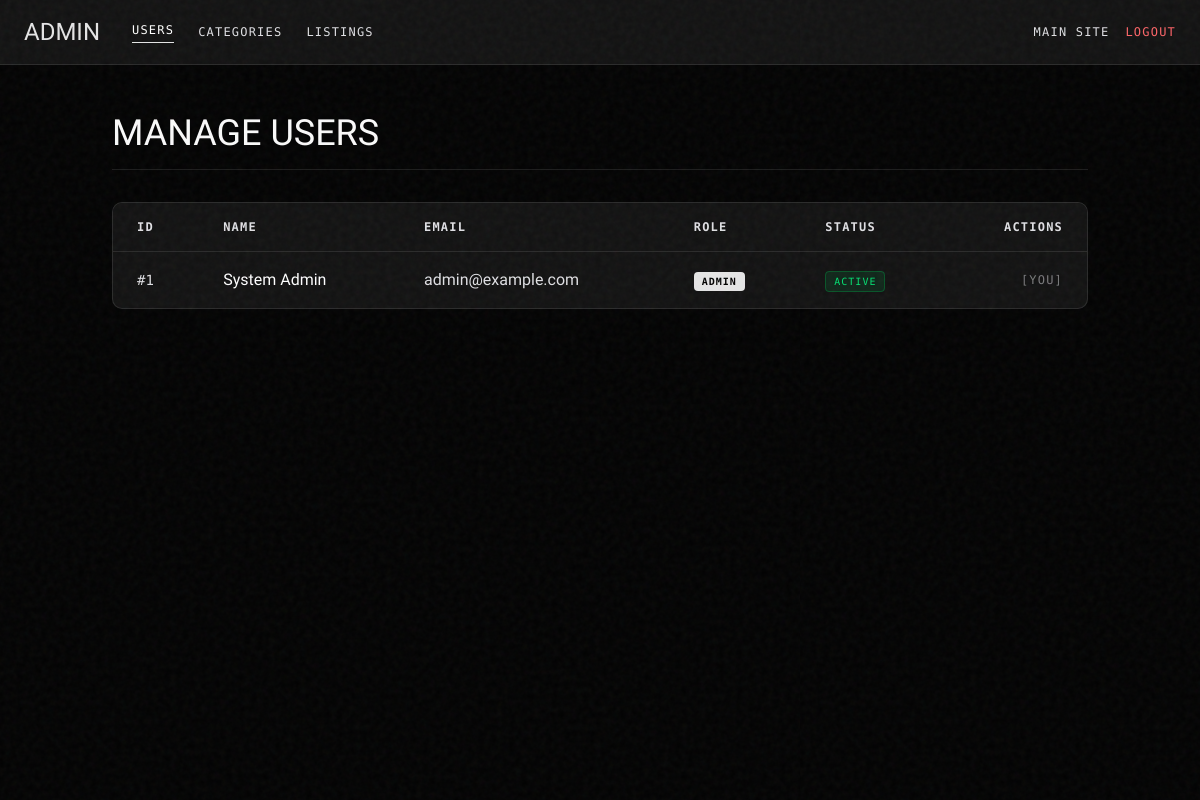
The page /admin/users.php (signed in) on the database its author committed.
### tables this page shows
CREATE TABLE IF NOT EXISTS users (
    id INT AUTO_INCREMENT PRIMARY KEY,
    name VARCHAR(100) NOT NULL,
    surname VARCHAR(100) NOT NULL,
    email VARCHAR(100) NOT NULL UNIQUE,
    password_hash VARCHAR(255) NOT NULL,
    phone VARCHAR(20),
    profile_picture VARCHAR(255),
    role ENUM('buyer', 'seller', 'admin') DEFAULT 'buyer',
    status ENUM('active', 'banned') DEFAULT 'active',
    created_at TIMESTAMP DEFAULT CURRENT_TIMESTAMP
);

### admin/users.php (the view, shortened to what this page needs)
<?php
require_once '../includes/db.php';
$stmt = $pdo->query("SELECT * FROM users ORDER BY created_at DESC");
$users = $stmt->fetchAll();
?>
<!DOCTYPE html>
<html lang="en">
<head>
    <script src="https://unpkg.com/@tailwindcss/browser@4"></script>
    <link href="../assets/css/style.css" rel="stylesheet">
</head>
<body class="text-white antialiased flex flex-col min-h-screen">
<div class="noise-overlay pointer-events-none"></div>
<nav class="border-b border-[var(--border-color)] bg-[var(--c1)] px-6 py-4 flex items-center justify-between sticky top-0 z-50">
    <div class="flex items-center gap-8">
        <a class="font-ds text-2xl tracking-normal uppercase text-[var(--primary-color)] hover:text-white transition-colors" href="index.php">Admin</a>
        <div class="hidden md:flex items-center gap-6 font-am text-xs uppercase tracking-widest">
            <a class="text-white border-b border-[var(--primary-color)] pb-1" href="users.php">Users</a>
            <a class="text-[var(--c2)] hover:text-white transition-colors" href="categories.php">Categories</a>
            <a class="text-[var(--c2)] hover:text-white transition-colors" href="listings.php">Listings</a>
        </div>
    </div>
    <div class="flex items-center gap-4 font-am text-xs uppercase tracking-widest">
        <a class="text-[var(--c2)] hover:text-white transition-colors" href="../index.php">Main Site</a>
        <a class="text-red-400 hover:text-red-300 transition-colors" href="../logout.php">Logout</a>
    </div>
</nav>
<div class="container mx-auto px-6 py-12 flex-1">
    <div class="mb-8 border-b border-[var(--border-color)] pb-4 flex justify-between items-end">
        <h2 class="font-dh text-4xl uppercase tracking-normal m-0">Manage Users</h2>
    </div>
    <div class="glass-panel rounded-[var(--radius)] overflow-x-auto border border-[var(--border-color)]">
        <table class="w-full text-left font-cgr">
            <thead class="bg-[var(--c1)] border-b border-[var(--border-color)] font-am text-xs uppercase tracking-widest text-[var(--c2)]">
                <tr>
                    <th class="px-6 py-4">ID</th>
                    <th class="px-6 py-4">Name</th>
                    <th class="px-6 py-4">Email</th>
                    <th class="px-6 py-4">Role</th>
                    <th class="px-6 py-4">Status</th>
                    <th class="px-6 py-4 text-right">Actions</th>
                </tr>
            </thead>
            <tbody class="divide-y divide-[var(--border-color)]">
                <?php foreach($users as $user): ?>
                    <tr class="hover:bg-[var(--c1)] transition-colors">
                        <td class="px-6 py-4 font-am text-sm text-[var(--c2)]">#<?php echo $user['id']; ?></td>
                        <td class="px-6 py-4 text-white"><?php echo htmlspecialchars($user['name']); ?></td>
                        <td class="px-6 py-4 text-[var(--c2)]"><?php echo htmlspecialchars($user['email']); ?></td>
                        <td class="px-6 py-4">
                            <?php if($user['role'] === 'admin'): ?>
                                <span class="px-2 py-1 bg-[var(--primary-color)] text-black font-am text-[10px] uppercase tracking-widest rounded font-bold">Admin</span>
                            <?php else: ?>
                                <span class="px-2 py-1 bg-[var(--c3)] text-[var(--c2)] border border-[var(--border-color)] font-am text-[10px] uppercase tracking-widest rounded">User</span>
                            <?php endif; ?>
                        </td>
                        <td class="px-6 py-4">
                            <?php if($user['status'] === 'active'): ?>
                                <span class="px-2 py-1 bg-green-900/30 text-green-400 border border-green-700/50 font-am text-[10px] uppercase tracking-widest rounded">Active</span>
                            <?php else: ?>
                                <span class="px-2 py-1 bg-red-900/30 text-red-400 border border-red-700/50 font-am text-[10px] uppercase tracking-widest rounded">Banned</span>
                            <?php endif; ?>
                        </td>
                        <td class="px-6 py-4 text-right font-am text-xs">
                            <?php if($user['id'] != $_SESSION['user_id']): ?>
                                <form method="POST" class="inline-flex gap-2 justify-end">
                                    <input type="hidden" name="user_id" value="<?php echo $user['id']; ?>">
                                    <?php if($user['status'] === 'active'): ?>
                                        <button type="submit" name="action" value="ban" class="px-3 py-1 border border-yellow-600/50 text-yellow-500 hover:bg-yellow-600/20 rounded transition-colors uppercase">Ban</button>
                                    <?php else: ?>
                                        <button type="submit" name="action" value="activate" class="px-3 py-1 border border-green-600/50 text-green-500 hover:bg-green-600/20 rounded transition-colors uppercase">Activate</button>
                                    <?php endif; ?>
                                    <?php if($user['role'] === 'user'): ?>
                                        <button type="submit" name="action" value="make_admin" class="px-3 py-1 border border-blue-600/50 text-blue-400 hover:bg-blue-600/20 rounded transition-colors uppercase">Make Admin</button>
                                    <?php else: ?>
                                        <button type="submit" name="action" value="make_user" class="px-3 py-1 border border-gray-600/50 text-gray-400 hover:bg-gray-600/20 rounded transition-colors uppercase">Make User</button>
                                    <?php endif; ?>
                                    <button type="submit" name="action" value="delete" class="px-3 py-1 border border-red-900/50 text-red-500 hover:bg-red-900/30 hover:text-red-400 rounded transition-colors uppercase" onclick="return confirm('Are you sure you want to delete this user? All their listings will also be deleted.');">Delete</button>
                                </form>
                            <?php else: ?>
                                <span class="text-[var(--c2)] opacity-50 uppercase tracking-widest">[You]</span>
                            <?php endif; ?>
                        </td>
                    </tr>
                <?php endforeach; ?>
            </tbody>
        </table>
    </div>
</div>
</body>
</html>

### assets/css/style.css (style rules this page uses)
:root { --c1: #121212; --c2: #e0e0e4; --c3: #2b2b2b; --base-100: #ffffff; --base-200: #999999; --base-300: #343434; --base-400: #212121; --base-500: #000000; --bg-color: oklch(0.145 0 0); --fg-color: oklch(0.985 0 0); --primary-color: oklch(0.922 0 0); --muted-color: oklch(0.269 0 0); --border-color: oklch(1 0 0 / 10%); --radius: 0.625rem; --font-geist-sans: 'Geist', sans-serif; --font-geist-mono: 'Geist Mono', monospace; }
body { background-color: #030303; color: var(--fg-color); font-family: var(--font-geist-sans); display: flex; flex-direction: column; min-height: 100vh; margin: 0; }
.font-cgr { font-family: 'cgr', var(--font-geist-sans); }
.font-am { font-family: 'am', var(--font-geist-mono); }
.font-dh { font-family: 'dh', var(--font-geist-sans); }
.font-ds { font-family: 'ds', var(--font-geist-sans); }
.glass-panel { background-color: var(--c1); border: 1px solid var(--border-color); backdrop-filter: blur(10px); }
.noise-overlay { position: fixed; top: 0; left: 0; width: 100vw; height: 100vh; pointer-events: none; z-index: 9999; opacity: 0.05; }

### rows shown on the page
users: id "1", name "System Admin", email "admin@example.com", role "ADMIN", status "ACTIVE", shows "[YOU]"
